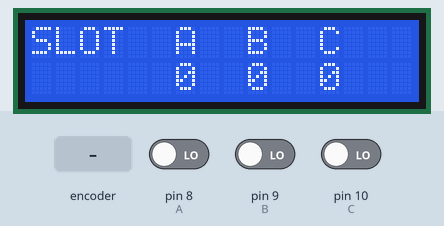
A sketch run on a simulated Arduino Uno, built with avr-gcc and run on an emulated ATmega328P. Shown: 16×2 character LCD. The test bench sets the inputs (shaded band); at power-on: pin 10 (C) LOW, pin 8 (A) LOW, pin 9 (B) LOW. What the sketch prints to the serial monitor is not drawn.

Above: at 1.2 s.
1.3 s: rotary encoder on pin 8 (A) / pin 9 (B) turned 3 steps (first pin leading)
At 2.5 s:
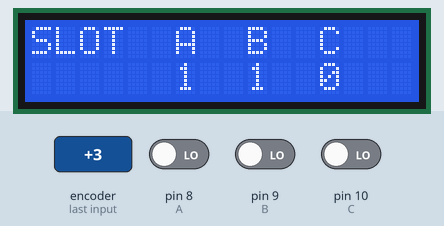
3.4 s: pin 10 (C) driven HIGH
At 4.6 s:
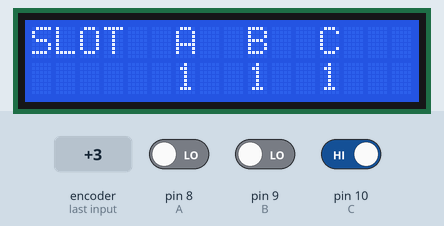
4.9 s: rotary encoder on pin 8 (A) / pin 9 (B) turned 1 step (first pin leading)
At 4.93 s:
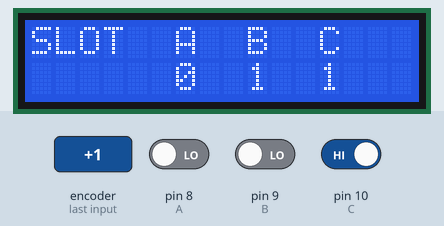
Timing chart, 0 to 7.9 s (numbered marks = the images above; inputs shaded):
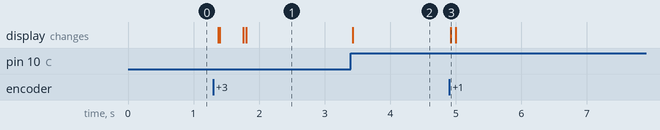

Measured:
- after the input at 1.3 s, the display: first changes after 0.07 s (image 1 shows a later state)
- after the input at 3.4 s, the display: changes at once (image 2)
- after the input at 4.9 s, the display: changes at once (image 3)

The sketch:

Parking.ino
```cpp
#include <Wire.h>
#include <LiquidCrystal_I2C.h>

LiquidCrystal_I2C lcd(0x27,16,2);

#define A 8
#define B 9
#define C 10


void setup() {

//input
pinMode(A, INPUT);
pinMode(B, INPUT);
pinMode(C, INPUT);
lcd.init();
lcd.clear();
lcd.backlight();

Serial.begin(9600);
}

void loop() {

int valA;
int valB;
int valC;

// Reads
valA = digitalRead(A);
valB = digitalRead(B);
valC = digitalRead(C);

Serial.println(valA);
Serial.println(valB);
Serial.println(valC);

lcd.setCursor(0,0);
lcd.print("SLOT");
lcd.setCursor(6,0);
lcd.print("A");
lcd.setCursor(9,0);
lcd.print("B");
lcd.setCursor(12,0);
lcd.print("C");
lcd.setCursor(6,1);
lcd.print(valA);
lcd.setCursor(9,1);
lcd.print(valB);
lcd.setCursor(12,1);
lcd.print(valC);

}
```
